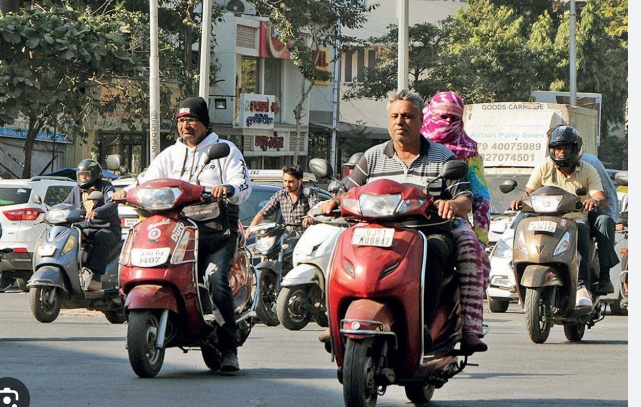
#> input picture debug.jpg, 641 x 407 px
$ python images_to_video.py --input ..
#> lines starting #> are read from the running program, lines starting #| are printed output that depends on the picture
"""
Build a pipeline-ready video from a folder of images.

Why: the per-image violations (helmet, triple-riding, license-plate OCR) fire on
single frames, so a slideshow video of REAL Indian road images (e.g. your
helmet_dataset / plate_dataset) is a better violation demo than clean stock
footage where nobody breaks any rules. Each image is held for several frames so
ByteTrack assigns stable track IDs and the detectors have time to fire.

Usage:
  python scripts/images_to_video.py --input data/helmet_dataset/test/images \
                                    --output data/samples/test_video.mp4
  python scripts/images_to_video.py --input <folder> --hold 8 --fps 10 --width 1280
"""

import argparse
import sys
from pathlib import Path

import cv2

_EXTS = {".jpg", ".jpeg", ".png", ".bmp", ".webp"}


def main() -> None:
    ap = argparse.ArgumentParser(description=__doc__, formatter_class=argparse.RawDescriptionHelpFormatter)
    ap.add_argument("--input", required=True, help="folder of images")
    ap.add_argument("--output", default="data/samples/test_video.mp4", help="output .mp4 path")
    ap.add_argument("--hold", type=int, default=8, help="frames to hold each image (lets tracker stabilise)")
    ap.add_argument("--fps", type=int, default=10, help="output video fps")
    ap.add_argument("--width", type=int, default=1280, help="resize width (keeps aspect ratio); 0 = keep original")
    ap.add_argument("--limit", type=int, default=0, help="max images to include (0 = all)")
    args = ap.parse_args()

    in_dir = Path(args.input)
    if not in_dir.is_dir():
        sys.exit(f"ERROR: not a folder: {in_dir}")

    images = sorted(p for p in in_dir.iterdir() if p.suffix.lower() in _EXTS)
    if args.limit > 0:
        images = images[: args.limit]
    if not images:
        sys.exit(f"ERROR: no images found in {in_dir}")

    # Determine output frame size from the first image.
    first = cv2.imread(str(images[0]))
#> first is the input picture: shape (407, 641, 3); mean B, G, R 105, 111.5, 115.9
    if first is None:
        sys.exit(f"ERROR: cannot read {images[0]}")
    h, w = first.shape[:2]
#> h = 407; w = 641
    if args.width > 0:
        scale = args.width / w
#> scale = 2
        out_w, out_h = args.width, int(h * scale)
#> out_w = 1280; out_h = 812
    else:
        out_w, out_h = w, h

    out_path = Path(args.output)
    out_path.parent.mkdir(parents=True, exist_ok=True)
    writer = cv2.VideoWriter(str(out_path), cv2.VideoWriter_fourcc(*"mp4v"), args.fps, (out_w, out_h))

    written = 0
    for img_path in images:
        img = cv2.imread(str(img_path))
        if img is None:
            continue
        if (img.shape[1], img.shape[0]) != (out_w, out_h):
            img = cv2.resize(img, (out_w, out_h))
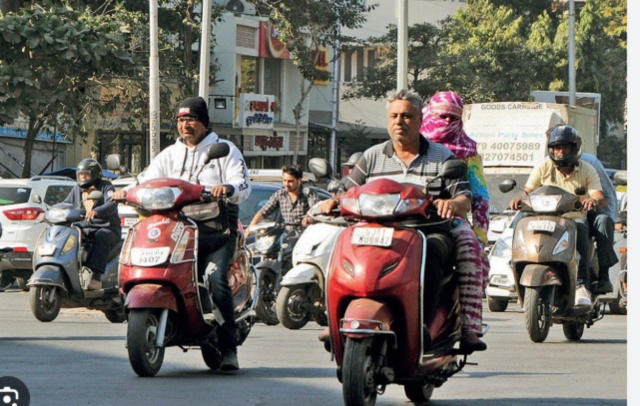
#> img: shape (812, 1280, 3) (shown at 1/2 size); mean B, G, R 104.9, 111.4, 115.8
        for _ in range(args.hold):
            writer.write(img)
            written += 1
#> after the loop, written = 8

    writer.release()
    print(f"Wrote {out_path}  |  {len(images)} images x {args.hold} frames = {written} frames @ {args.fps}fps")
#| Wrote data/samples/test_video.mp4  |  1 images x 8 frames = 8 frames @ 10fps
    print(f"Run it:  python app.py --video {out_path} --show")


if __name__ == "__main__":
    main()
